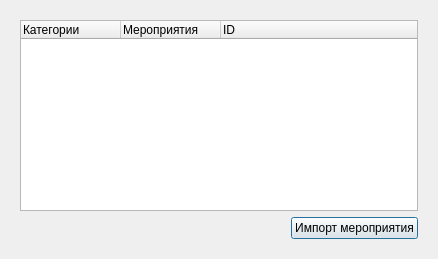
<?xml version="1.0" encoding="UTF-8"?>
<ui version="4.0">
 <class>CControlUpdateDBase</class>
 <widget class="QDialog" name="CControlUpdateDBase">
  <property name="geometry">
   <rect>
    <x>0</x>
    <y>0</y>
    <width>438</width>
    <height>259</height>
   </rect>
  </property>
  <property name="windowTitle">
   <string>Импорт базы данных</string>
  </property>
  <layout class="QGridLayout" name="gridLayout">
   <item row="0" column="0">
    <widget class="CAnimatedStackedWidget" name="stackedWidget">
     <property name="currentIndex">
      <number>1</number>
     </property>
     <widget class="QWidget" name="page">
      <layout class="QGridLayout" name="gridLayout_2">
       <item row="0" column="0">
        <widget class="CDataBaseConnectionWidget" name="wConnection" native="true"/>
       </item>
      </layout>
     </widget>
     <widget class="QWidget" name="page_2">
      <layout class="QGridLayout" name="gridLayout_3">
       <item row="0" column="0">
        <widget class="QTreeWidget" name="twSelectAction">
         <column>
          <property name="text">
           <string>Категории</string>
          </property>
         </column>
         <column>
          <property name="text">
           <string>Мероприятия</string>
          </property>
         </column>
         <column>
          <property name="text">
           <string>ID</string>
          </property>
         </column>
        </widget>
       </item>
       <item row="1" column="0">
        <layout class="QHBoxLayout" name="horizontalLayout">
         <item>
          <spacer name="horizontalSpacer">
           <property name="orientation">
            <enum>Qt::Horizontal</enum>
           </property>
           <property name="sizeHint" stdset="0">
            <size>
             <width>40</width>
             <height>20</height>
            </size>
           </property>
          </spacer>
         </item>
         <item>
          <widget class="QPushButton" name="pbnImport">
           <property name="text">
            <string>Импорт мероприятия</string>
           </property>
          </widget>
         </item>
        </layout>
       </item>
      </layout>
     </widget>
    </widget>
   </item>
  </layout>
 </widget>
 <customwidgets>
  <customwidget>
   <class>CDataBaseConnectionWidget</class>
   <extends>QWidget</extends>
   <header location="global">cdatabaseconnectionwidget.h</header>
   <container>1</container>
  </customwidget>
  <customwidget>
   <class>CAnimatedStackedWidget</class>
   <extends>QStackedWidget</extends>
   <header location="global">canimatedstackedwidget.h</header>
   <container>1</container>
  </customwidget>
 </customwidgets>
 <resources/>
 <connections/>
</ui>
